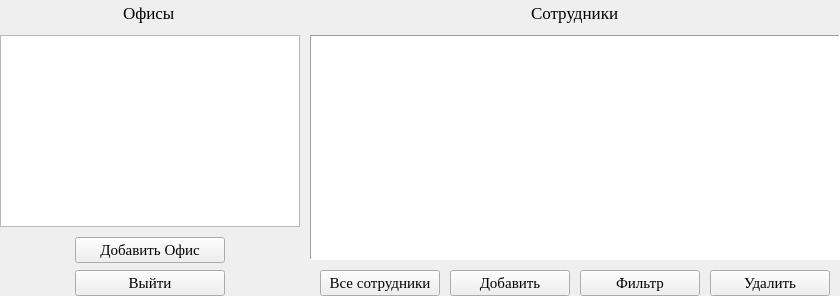
     <widget class="QWidget" name="dbW" native="true">
      <layout class="QHBoxLayout" name="db">
       <property name="spacing">
        <number>10</number>
       </property>
       <property name="leftMargin">
        <number>0</number>
       </property>
       <property name="topMargin">
        <number>0</number>
       </property>
       <property name="rightMargin">
        <number>0</number>
       </property>
       <property name="bottomMargin">
        <number>0</number>
       </property>
       <item>
        <layout class="QVBoxLayout" name="branch">
         <property name="spacing">
          <number>10</number>
         </property>
         <property name="rightMargin">
          <number>0</number>
         </property>
         <item alignment="Qt::AlignHCenter">
          <widget class="QLabel" name="tree_text">
           <property name="sizePolicy">
            <sizepolicy hsizetype="Preferred" vsizetype="Minimum">
             <horstretch>0</horstretch>
             <verstretch>0</verstretch>
            </sizepolicy>
           </property>
           <property name="minimumSize">
            <size>
             <width>0</width>
             <height>25</height>
            </size>
           </property>
           <property name="font">
            <font>
             <family>Times New Roman</family>
             <pointsize>13</pointsize>
            </font>
           </property>
           <property name="text">
            <string>Офисы</string>
           </property>
          </widget>
         </item>
         <item>
          <widget class="QTreeWidget" name="branchTree">
           <property name="sizePolicy">
            <sizepolicy hsizetype="Minimum" vsizetype="MinimumExpanding">
             <horstretch>0</horstretch>
             <verstretch>0</verstretch>
            </sizepolicy>
           </property>
           <property name="minimumSize">
            <size>
             <width>300</width>
             <height>0</height>
            </size>
           </property>
           <property name="font">
            <font>
             <family>Times New Roman</family>
             <pointsize>11</pointsize>
            </font>
           </property>
           <attribute name="headerVisible">
            <bool>false</bool>
           </attribute>
           <column>
            <property name="text">
             <string/>
            </property>
           </column>
          </widget>
         </item>
         <item>
          <layout class="QVBoxLayout" name="buttonBranch">
           <property name="spacing">
            <number>7</number>
           </property>
           <property name="leftMargin">
            <number>10</number>
           </property>
           <property name="rightMargin">
            <number>10</number>
           </property>
           <item alignment="Qt::AlignHCenter">
            <widget class="QPushButton" name="add_branch">
             <property name="sizePolicy">
              <sizepolicy hsizetype="Maximum" vsizetype="Minimum">
               <horstretch>0</horstretch>
               <verstretch>0</verstretch>
              </sizepolicy>
             </property>
             <property name="minimumSize">
              <size>
               <width>150</width>
               <height>25</height>
              </size>
             </property>
             <property name="font">
              <font>
               <family>Times New Roman</family>
               <pointsize>11</pointsize>
              </font>
             </property>
             <property name="text">
              <string>Добавить Офис</string>
             </property>
            </widget>
           </item>
           <item alignment="Qt::AlignHCenter">
            <widget class="QPushButton" name="exit_2">
             <property name="sizePolicy">
              <sizepolicy hsizetype="Maximum" vsizetype="Minimum">
               <horstretch>0</horstretch>
               <verstretch>0</verstretch>
              </sizepolicy>
             </property>
             <property name="minimumSize">
              <size>
               <width>150</width>
               <height>25</height>
              </size>
             </property>
             <property name="font">
              <font>
               <family>Times New Roman</family>
               <pointsize>11</pointsize>
              </font>
             </property>
             <property name="text">
              <string>Выйти</string>
             </property>
            </widget>
           </item>
          </layout>
         </item>
        </layout>
       </item>
       <item>
        <layout class="QVBoxLayout" name="emp">
         <property name="topMargin">
          <number>0</number>
         </property>
         <property name="bottomMargin">
          <number>0</number>
         </property>
         <item alignment="Qt::AlignHCenter">
          <widget class="QLabel" name="empl_text">
           <property name="sizePolicy">
            <sizepolicy hsizetype="Preferred" vsizetype="Minimum">
             <horstretch>0</horstretch>
             <verstretch>0</verstretch>
            </sizepolicy>
           </property>
           <property name="minimumSize">
            <size>
             <width>0</width>
             <height>25</height>
            </size>
           </property>
           <property name="font">
            <font>
             <family>Times New Roman</family>
             <pointsize>13</pointsize>
            </font>
           </property>
           <property name="text">
            <string>Сотрудники</string>
           </property>
          </widget>
         </item>
         <item>
          <widget class="QTableView" name="empView">
           <property name="enabled">
            <bool>true</bool>
           </property>
           <property name="sizePolicy">
            <sizepolicy hsizetype="Expanding" vsizetype="Expanding">
             <horstretch>0</horstretch>
             <verstretch>0</verstretch>
            </sizepolicy>
           </property>
           <property name="font">
            <font>
             <family>Times New Roman</family>
             <pointsize>11</pointsize>
            </font>
           </property>
           <property name="frameShape">
            <enum>QFrame::Panel</enum>
           </property>
           <property name="horizontalScrollBarPolicy">
            <enum>Qt::ScrollBarAsNeeded</enum>
           </property>
           <property name="sizeAdjustPolicy">
            <enum>QAbstractScrollArea::AdjustToContents</enum>
           </property>
           <property name="editTriggers">
            <set>QAbstractItemView::DoubleClicked|QAbstractItemView::EditKeyPressed|QAbstractItemView::SelectedClicked</set>
           </property>
           <property name="tabKeyNavigation">
            <bool>false</bool>
           </property>
           <property name="dragEnabled">
            <bool>false</bool>
           </property>
           <property name="alternatingRowColors">
            <bool>false</bool>
           </property>
           <property name="selectionMode">
            <enum>QAbstractItemView::ExtendedSelection</enum>
           </property>
           <property name="verticalScrollMode">
            <enum>QAbstractItemView::ScrollPerPixel</enum>
           </property>
           <property name="horizontalScrollMode">
            <enum>QAbstractItemView::ScrollPerPixel</enum>
           </property>
           <property name="gridStyle">
            <enum>Qt::DotLine</enum>
           </property>
           <property name="sortingEnabled">
            <bool>false</bool>
           </property>
           <property name="cornerButtonEnabled">
            <bool>false</bool>
           </property>
           <attribute name="horizontalHeaderVisible">
            <bool>true</bool>
           </attribute>
           <attribute name="horizontalHeaderHighlightSections">
            <bool>true</bool>
           </attribute>
           <attribute name="horizontalHeaderShowSortIndicator" stdset="0">
            <bool>false</bool>
           </attribute>
           <attribute name="horizontalHeaderStretchLastSection">
            <bool>true</bool>
           </attribute>
           <attribute name="verticalHeaderHighlightSections">
            <bool>true</bool>
           </attribute>
           <attribute name="verticalHeaderShowSortIndicator" stdset="0">
            <bool>true</bool>
           </attribute>
          </widget>
         </item>
         <item>
          <layout class="QHBoxLayout" name="buttonEmp">
           <property name="leftMargin">
            <number>10</number>
           </property>
           <property name="rightMargin">
            <number>10</number>
           </property>
           <item alignment="Qt::AlignLeft|Qt::AlignTop">
            <widget class="QPushButton" name="allEpl">
             <property name="sizePolicy">
              <sizepolicy hsizetype="Minimum" vsizetype="Minimum">
               <horstretch>0</horstretch>
               <verstretch>0</verstretch>
              </sizepolicy>
             </property>
             <property name="minimumSize">
              <size>
               <width>120</width>
               <height>25</height>
              </size>
             </property>
             <property name="font">
              <font>
               <family>Times New Roman</family>
               <pointsize>11</pointsize>
              </font>
             </property>
             <property name="text">
              <string> Все сотрудники </string>
             </property>
            </widget>
           </item>
           <item alignment="Qt::AlignHCenter|Qt::AlignTop">
            <widget class="QPushButton" name="add">
             <property name="sizePolicy">
              <sizepolicy hsizetype="Minimum" vsizetype="Minimum">
               <horstretch>0</horstretch>
               <verstretch>0</verstretch>
              </sizepolicy>
             </property>
             <property name="minimumSize">
              <size>
               <width>120</width>
               <height>25</height>
              </size>
             </property>
             <property name="font">
              <font>
               <family>Times New Roman</family>
               <pointsize>11</pointsize>
              </font>
             </property>
             <property name="text">
              <string>Добавить</string>
             </property>
            </widget>
           </item>
           <item alignment="Qt::AlignHCenter|Qt::AlignTop">
            <widget class="QPushButton" name="filter">
             <property name="sizePolicy">
              <sizepolicy hsizetype="Minimum" vsizetype="Minimum">
               <horstretch>0</horstretch>
               <verstretch>30</verstretch>
              </sizepolicy>
             </property>
             <property name="minimumSize">
              <size>
               <width>120</width>
               <height>25</height>
              </size>
             </property>
             <property name="font">
              <font>
               <family>Times New Roman</family>
               <pointsize>11</pointsize>
              </font>
             </property>
             <property name="text">
              <string>Фильтр</string>
             </property>
            </widget>
           </item>
           <item alignment="Qt::AlignRight|Qt::AlignTop">
            <widget class="QPushButton" name="erase">
             <property name="sizePolicy">
              <sizepolicy hsizetype="Minimum" vsizetype="Minimum">
               <horstretch>0</horstretch>
               <verstretch>0</verstretch>
              </sizepolicy>
             </property>
             <property name="minimumSize">
              <size>
               <width>120</width>
               <height>25</height>
              </size>
             </property>
             <property name="font">
              <font>
               <family>Times New Roman</family>
               <pointsize>11</pointsize>
              </font>
             </property>
             <property name="text">
              <string>Удалить</string>
             </property>
            </widget>
           </item>
          </layout>
         </item>
        </layout>
       </item>
      </layout>
     </widget>
